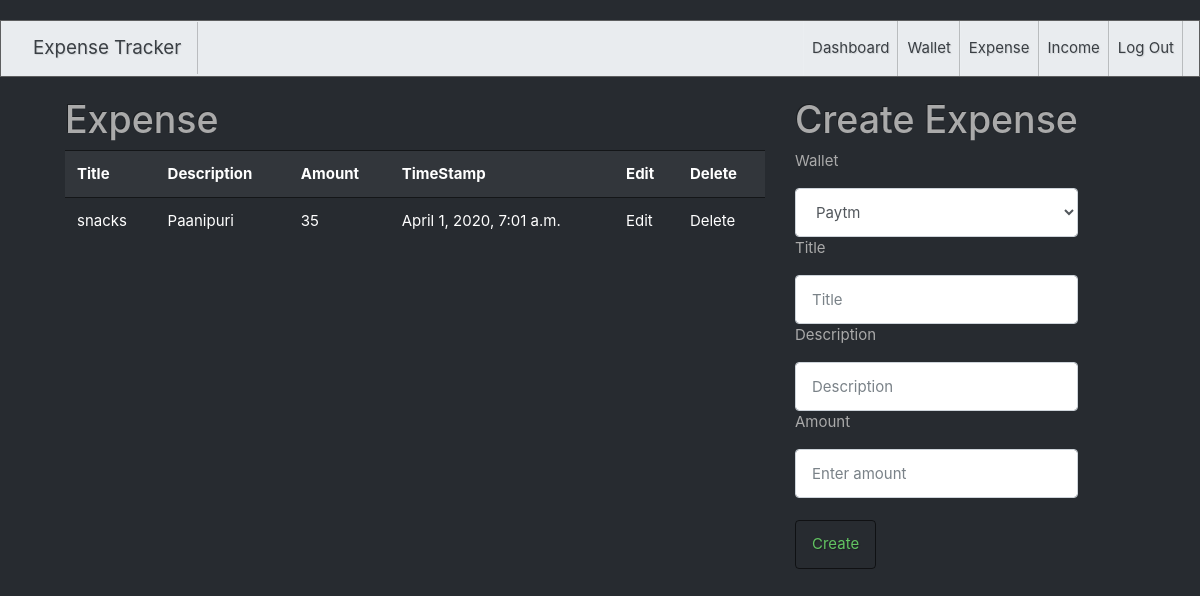
Page /expense/ (signed in) on the earlier database version.
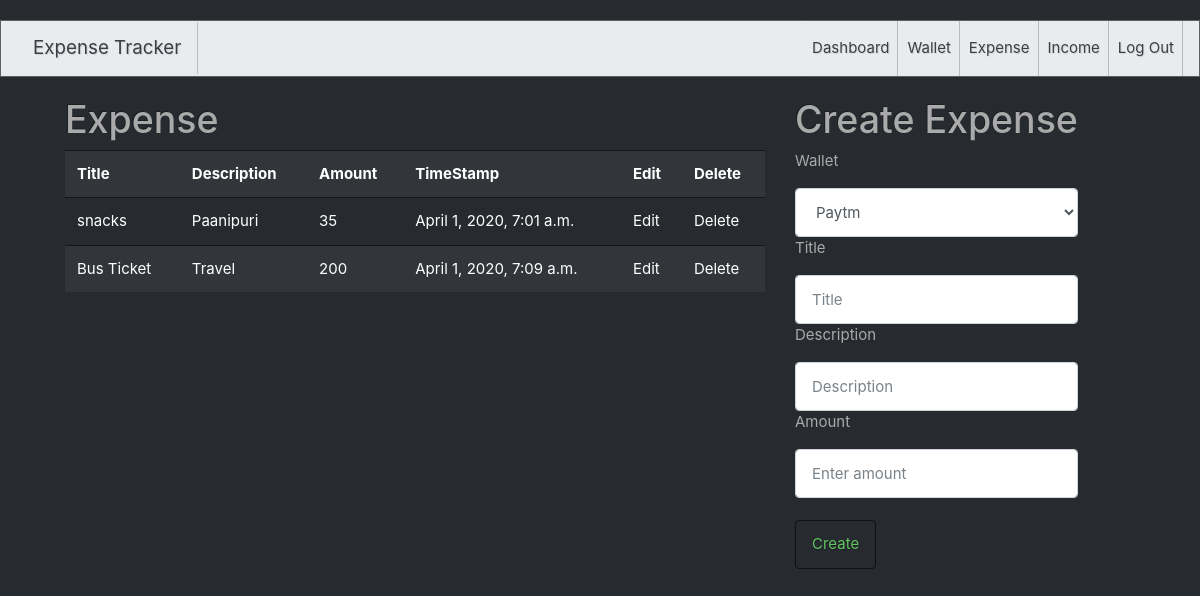
Same page on the later database version.
### tracker/models.py (models this page shows, shortened)
class Expense(models.Model):
    title= models.CharField(max_length = 100 )
    Amount =models.IntegerField()
    timestamp =models.DateTimeField(auto_now=True)
    description=models.TextField()
    user=models.ForeignKey(User,on_delete=models.CASCADE,null=True,blank=True)
    wallet=models.ForeignKey(Wallet,on_delete=models.CASCADE,null=True,blank=True)

### tracker/views.py (the view)
# urls.py: path('expense/',get_all_expense),
def get_all_expense(request):
    user=request.user
    all_wallet=Wallet.objects.filter(user=user)
    all_expense=Expense.objects.filter(user=user)
    return render(request,"expense.html",{"expense":all_expense,"wallet":all_wallet})

### tracker/templates/expense.html (shortened to what this page needs)
{% extends 'bootswatch.html' %}
{% block body %}
<div class="container" style="display: flex; ">
    <div style="margin-right: 30px;">
        <h1>Expense</h1>
       <table class="table table-striped" style="width: 700px;">
           <tr>
               <th>Title</th>
               <th>Description</th>
               <th>Amount</th>
               <th>TimeStamp</th>
               <th>Edit</th>
               <th>Delete</th>
           </tr>
       {% for inc in expense %}
           <tr>
               <td>{{inc.title}}</td>
               <td>{{inc.description}}</td>
               <td>{{inc.Amount}}</td>
               <td>{{inc.timestamp}}</td>
               <td><a href="/edit_expense/{{inc.id}}/">Edit</a></td>
               <td><a href="/delete_expense/{{inc.id}}/">Delete</a></td>
           </tr>
       {% endfor %}
       </table>
    </div>
    <div style="max-width: 300px;">
        <h1>Create Expense</h1>
        <form action="/create_expense/" method="post" class="form-group">
         <p>Wallet</p>
         <select name="wallet" class="form-control">
             {% for wal in wallet %}
             <option value="{{wal.id}}">{{wal.name}}</option>
             {% endfor %}
         </select>
         <p>Title</p>
         <input type="text" name="title" placeholder="Title" class="form-control">
         <p>Description</p>
         <input type="text" name="description" placeholder="Description" class="form-control">
         <p>Amount</p>
         <input type="number" name="amount" placeholder="Enter amount" class="form-control" >
         <br>
         <button type="submit" class="btn btn-outline-success">Create</button>
         </form>
    </div>
</div>
{% endblock %}

Differences in the rows shown:
added Expense: title "Bus Ticket", description "Travel", Amount "200", timestamp "April 1, 2020, 7:09 a.m."
